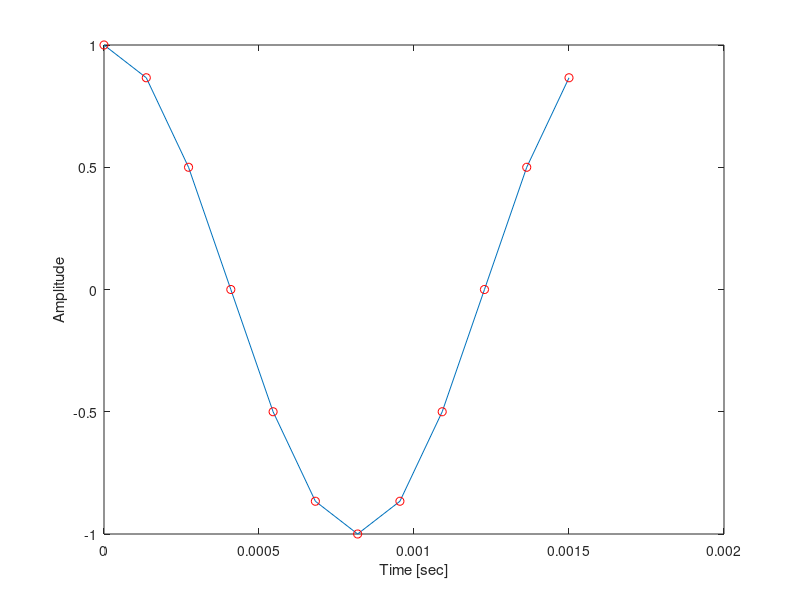

This chart was generated by the following MATLAB code:

clear;
close all;
clc;

Fs = 8000;
Ts = 1/Fs;
F = 666.66;
T = 1/F;
N = T/Ts;

Vp = 1;
step = 2*pi/N;
n = 0:step:(2*pi-step);
sine_table = Vp*cos(n);

t = linspace(0,N/Fs,N);
plot(t,sine_table);
hold on;
plot(t,sine_table,'ro');
xlabel('Time [sec]');
ylabel('Amplitude');